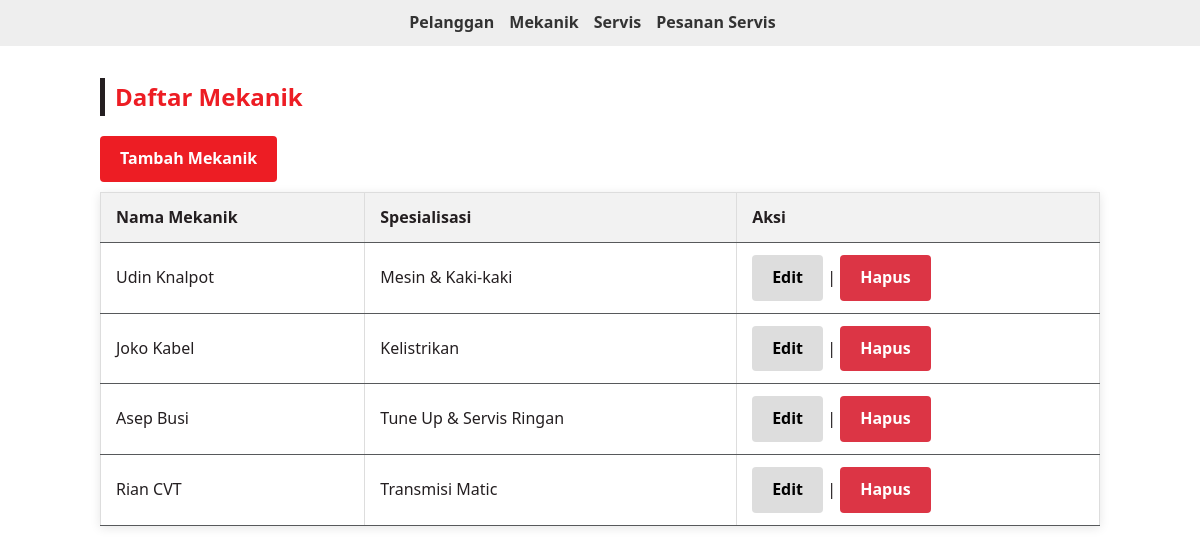
Screenshot of /index.php?entity=mekanik&action=list with the database file from the repository.
### tables this page shows
CREATE TABLE `mekanik` (
  `id` int(11) NOT NULL,
  `nama_mekanik` varchar(100) NOT NULL,
  `spesialisasi` varchar(100) NOT NULL
);

### models/Mekanik.php (called while the page is built, shortened)
<?php
require_once "config/Database.php";
class Mekanik
{
    private $conn;
    private $table = "mekanik";
    public function __construct() {
        $database = new Database();
        $this->conn = $database->getConnection();
    }
    public function getAll() {
        $query = "SELECT * FROM " . $this->table;
        $stmt = $this->conn->prepare($query);
        $stmt->execute();
        return $stmt->fetchAll(PDO::FETCH_ASSOC);
    }
}

### config/Database.php (called while the page is built, shortened)
<?php
class Database
{
    private $host = "localhost";
    private $database = "bengkel_azul";
    private $username = "root";
    private $password = "";
    public function getConnection()
    {
        $this->conn = null;
        try {
            $this->conn = new PDO("mysql:host=" . $this->host . ";dbname=" . $this->database, $this->username, $this->password);
            $this->conn->setAttribute(PDO::ATTR_ERRMODE, PDO::ERRMODE_EXCEPTION);
        } catch (PDOException $exception) {
            echo "Connection error: " . $exception->getMessage();
        }
        return $this->conn;
    }
}

### viewmodels/MekanikViewModel.php (called while the page is built, shortened)
<?php
require_once 'models/Mekanik.php';
class MekanikViewModel
{
    private $mekanikModel;
    public function __construct() {
        $this->mekanikModel = new Mekanik();
    }
    public function getMekanikList() {
        return $this->mekanikModel->getAll();
    }
}

### views/mekanik_list.php (the view)
<?php require_once 'views/template/header.php'; ?>
<h2 class="mt-4">Daftar Mekanik</h2>
<a href="index.php?entity=mekanik&action=add" class="btn btn-primary">Tambah Mekanik</a>
<table class="w-full border">
    <tr>
        <th>Nama Mekanik</th>
        <th>Spesialisasi</th>
        <th>Aksi</th>
    </tr>
    <?php foreach ($mekanikList as $mekanik): ?>
        <tr>
            <td><?php echo htmlspecialchars($mekanik['nama_mekanik']); ?></td>
            <td><?php echo htmlspecialchars($mekanik['spesialisasi']); ?></td>
            <td>
                <a href="index.php?entity=mekanik&action=edit&id=<?php echo $mekanik['id']; ?>" class="btn">Edit</a>
                |
                <a href="index.php?entity=mekanik&action=delete&id=<?php echo $mekanik['id']; ?>" class="btn btn-danger" onclick="return confirm('Yakin hapus mekanik ini?');">Hapus</a>
            </td>
        </tr>
    <?php endforeach; ?>
</table>
<?php require_once 'views/template/footer.php'; ?>

### assets/style.css (style rules this page uses)
:root { --bg-white: #ffffff; --primary-red: #ed1d24; --dark-black: #241f21; --mid-gray: #57595b; --light-gray: #f4f4f4; }
body { background-color: var(--bg-white); color: var(--dark-black); font-family: 'Segoe UI', Tahoma, Geneva, Verdana, sans-serif; margin: 0; padding: 0; line-height: 1.6; }
h2 { color: var(--primary-red); border-left: 5px solid var(--dark-black); padding-left: 10px; margin-bottom: 20px; }
table { width: 100%; border-collapse: collapse; margin-top: 10px; box-shadow: 0 2px 10px rgba(0,0,0,0.1); }
th, td { padding: 12px 15px; border-bottom: 1px solid var(--mid-gray); }
tbody tr { background-color: var(--bg-white); }
td { color: var(--dark-black); }
.btn { display: inline-block; padding: 10px 20px; border: none; border-radius: 4px; cursor: pointer; font-weight: bold; text-decoration: none; transition: 0.3s; }
.btn-primary { background-color: var(--primary-red); color: var(--bg-white); }

### views/template/header.php (style rules this page uses)
body { font-family: sans-serif; padding: 20px; }
table { border-collapse: collapse; width: 100%; margin-top: 10px; }
th, td { border: 1px solid #ddd; padding: 8px; text-align: left; }
th { background-color: #f2f2f2; }
.btn { padding: 5px 10px; text-decoration: none; background: #ddd; color: black; border-radius: 4px; }
.btn-primary { background: #007bff; color: white; }
.btn-danger { background: #dc3545; color: white; }

### rows the page displays
mekanik: nama_mekanik "Udin Knalpot", spesialisasi "Mesin & Kaki-kaki"
mekanik: nama_mekanik "Joko Kabel", spesialisasi "Kelistrikan"
mekanik: nama_mekanik "Asep Busi", spesialisasi "Tune Up & Servis Ringan"
mekanik: nama_mekanik "Rian CVT", spesialisasi "Transmisi Matic"
